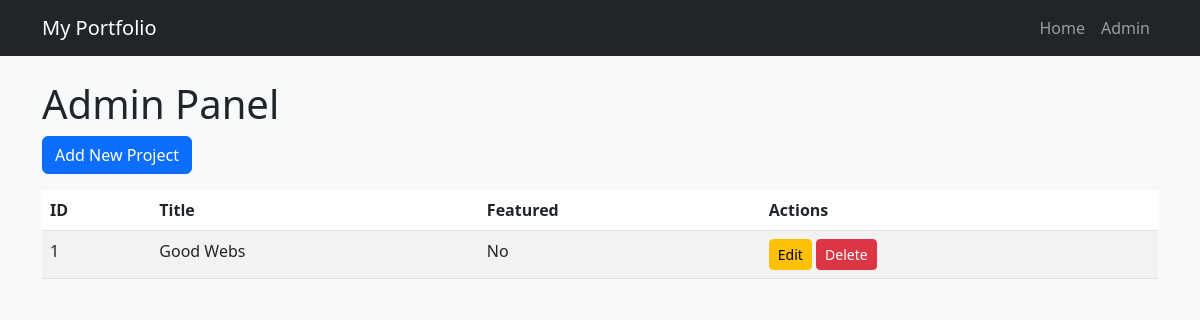
The page /admin on the database its author committed.
### tables this page shows
CREATE TABLE projects (
                id INTEGER PRIMARY KEY AUTOINCREMENT,
                title TEXT NOT NULL,
                description TEXT,
                image_url TEXT,
                github_url TEXT,
                live_url TEXT,
                date_created TEXT,
                featured INTEGER DEFAULT 0
            );

### webapp/routes.py (the view)
@main.route('/admin')
def admin():
    projects = current_app.config['PROJECT_SERVICE'].get_all_projects()
    return render_template('admin.html', projects=projects)

### services/project_service.py (called while the page is built)
    def get_all_projects(self):
        return self.repo.get_all()

### storage/database.py (called while the page is built)
    def get_connection(self):
        self.conn = sqlite3.connect(self.db_path)
        self.conn.row_factory = sqlite3.Row
        self.cursor = self.conn.cursor()
        return self.conn

    def connect(self):
        return self.get_connection()

    def close(self):
        if self.conn:
            self.conn.close()

    def execute(self, sql, params=()):
        self.cursor.execute(sql, params)

    def fetchall(self):
        return self.cursor.fetchall()

### storage/project_repository.py (called while the page is built)
    @property
    def db(self):
        return self._db_getter() if callable(self._db_getter) else self._db_getter

    def get_all(self):
        self.db.execute("SELECT * FROM projects ORDER BY date_created DESC")
        rows = self.db.fetchall()
        return [self._row_to_project(row) for row in rows]

    def _row_to_project(self, row):
        return Project(
            project_id=row["id"],
            title=row["title"],
            description=row["description"],
            image_url=row["image_url"],
            github_url=row["github_url"],
            live_url=row["live_url"],
            date_created=row["date_created"],
            featured=bool(row["featured"])
        )

### webapp/__init__.py (called while the page is built)
def create_app():
    app = Flask(__name__)
    app.config['SECRET_KEY'] = 'your-secret-key-here'
    app.config['DB_PATH'] = 'portfolio.db'
    db = Database(app.config['DB_PATH'])
    db.get_connection()
    DatabaseInitializer(db).initialize()
    db.close()
    @app.before_request
    def before_request():
        g.db = Database(app.config['DB_PATH'])
        g.db.connect()
    @app.teardown_request
    def teardown_request(exception=None):
        db = g.pop('db', None)
        if db is not None:
            db.close()
    def get_db():
        return g.db
    service = ProjectService(get_db)
    app.config['PROJECT_SERVICE'] = service
    from webapp.routes import main
    app.register_blueprint(main)
    return app

### webapp/templates/admin.html (shortened to what this page needs)
{% extends 'base.html' %}
{% block content %}
<h1>Admin Panel</h1>
<a href="{{ url_for('main.add_project') }}" class="btn btn-primary mb-3">Add New Project</a>
<table class="table table-striped">
    <thead>
        <tr>
            <th>ID</th>
            <th>Title</th>
            <th>Featured</th>
            <th>Actions</th>
        </tr>
    </thead>
    <tbody>
        {% for project in projects %}
        <tr>
            <td>{{ project.id }}</td>
            <td>{{ project.title }}</td>
            <td>{{ 'Yes' if project.featured else 'No' }}</td>
            <td>
                <a href="{{ url_for('main.edit_project', project_id=project.id) }}" class="btn btn-sm btn-warning">Edit</a>
                <form action="{{ url_for('main.delete_project', project_id=project.id) }}" method="POST" style="display:inline;">
                    <button type="submit" class="btn btn-sm btn-danger" onclick="return confirm('Are you sure?')">Delete</button>
                </form>
            </td>
        </tr>
        {% endfor %}
    </tbody>
</table>
{% endblock %}

### webapp/templates/base.html (shortened to what this page needs)
<!DOCTYPE html>
<html lang="en">
<head>
    <link href="https://cdn.jsdelivr.net/npm/bootstrap@5.3.0/dist/css/bootstrap.min.css" rel="stylesheet">
    <link rel="stylesheet" href="{{ url_for('static', filename='style.css') }}">
</head>
<body>
    <nav class="navbar navbar-expand-lg navbar-dark bg-dark">
        <div class="container">
            <a class="navbar-brand" href="{{ url_for('main.index') }}">My Portfolio</a>
            <div class="navbar-nav ms-auto">
                <a class="nav-link" href="{{ url_for('main.index') }}">Home</a>
                <a class="nav-link" href="{{ url_for('main.admin') }}">Admin</a>
            </div>
        </div>
    </nav>
    <main class="container my-4">
        {% block content %}{% endblock %}
    </main>
</body>
</html>

### static/style.css (style rules this page uses)
body { background-color: #f8f9fa; }

### rows shown on the page
projects: id "1", title "Good Webs", featured "No"
